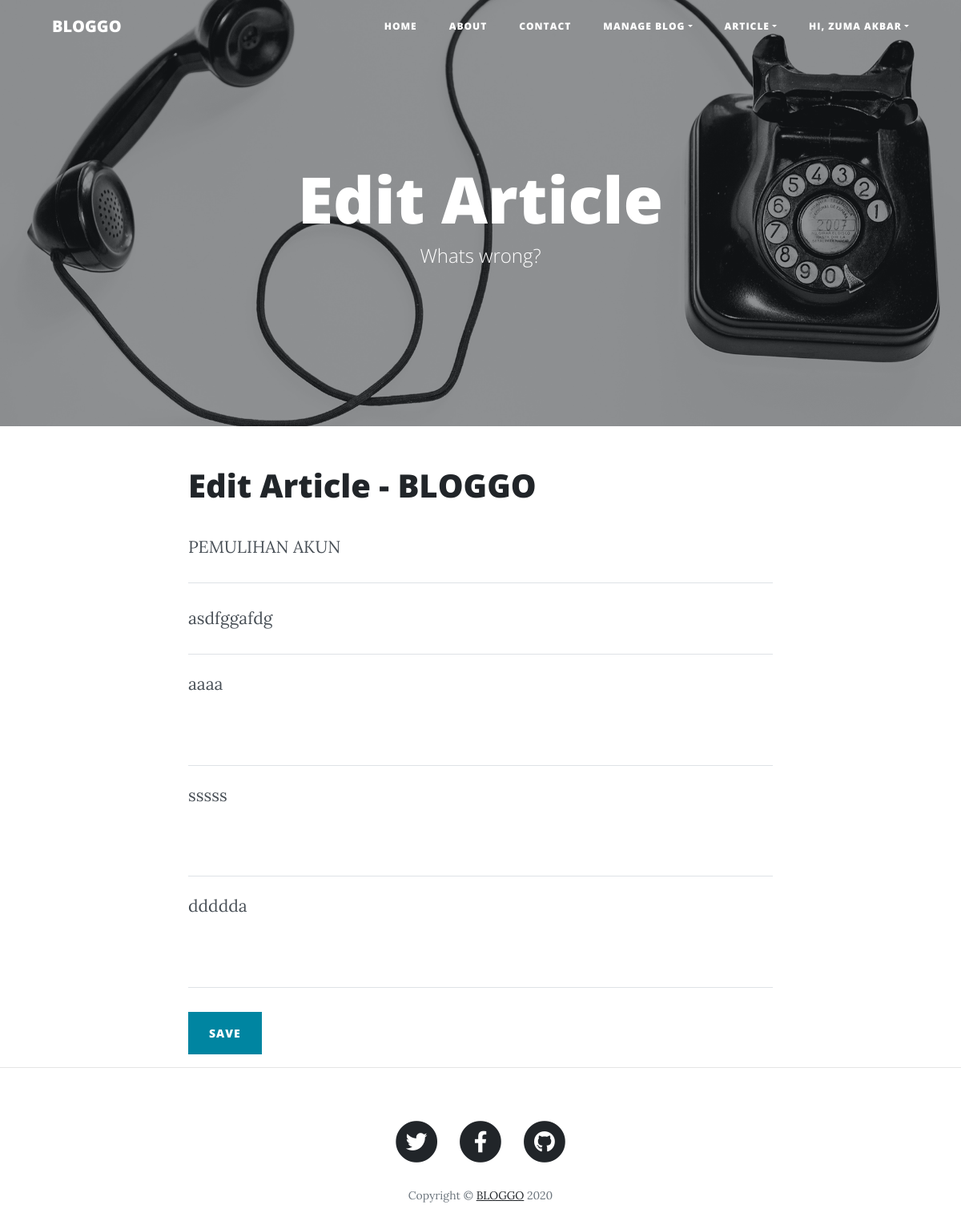
Screenshot of /edit-article.php?id=2 (signed in) with the database file from the repository.
### tables this page shows
CREATE TABLE `article` (
  `article_id` int(11) NOT NULL COMMENT 'dont edit this field',
  `name` varchar(255) NOT NULL,
  `title` varchar(255) NOT NULL,
  `subtitle` varchar(255) NOT NULL,
  `date` varchar(225) NOT NULL,
  `newDate` varchar(225) NOT NULL,
  `status` varchar(225) NOT NULL
);

CREATE TABLE `article_details` (
  `article_id` int(11) NOT NULL COMMENT 'dont edit this field',
  `title` varchar(255) NOT NULL,
  `content1` varchar(255) NOT NULL,
  `content2` varchar(255) NOT NULL,
  `content3` varchar(255) NOT NULL
);

### edit-article.php (the view, shortened to what this page needs)
<?php
include 'database.php';
if(!isset($_GET['id']))
{
    header("Location: manage-article.php");
}else{
    $name = $_SESSION['name'];
    $article_id = $_GET['id'];
}
?>
<!DOCTYPE html>
<html lang="en">
<head>
  <?php include 'include/head.php' ?>
</head>
<body>
    <?php include 'include/navbar.php' ?>
  <header class="masthead" style="background-image: url('img/contact-bg.jpg')">
    <div class="overlay"></div>
    <div class="container">
      <div class="row">
        <div class="col-lg-8 col-md-10 mx-auto">
          <div class="page-heading">
            <h1>Edit Article</h1>
            <span class="subheading">Whats wrong?</span>
          </div>
        </div>
      </div>
    </div>
  </header>
  <div class="container">
    <div class="row">
      <div class="col-lg-8 col-md-10 mx-auto">
        <h1>Edit Article - <b>BLOGGO</b></h1>
        <form name="sentMessage" id="contactForm" method="post" action="" novalidate>
        <?php
            $getVal = mysqli_query($connect, "SELECT * FROM article WHERE name='$name' AND article_id='$article_id'");
            while($d = mysqli_fetch_array($getVal)) :
                $title = $d['title'];
                $getDet = mysqli_query($connect, "SELECT * FROM article_details WHERE title='$title'");
                while($a = mysqli_fetch_array($getDet)) :
        ?>
          <div class="control-group">
            <div class="form-group floating-label-form-group controls">
              <input type="text" maxlength="25" class="form-control" placeholder="Title" name="title" id="username" required data-validation-required-message="Please enter a title." value="<?= $d['title'] ?>">
            </div>
          </div>
          <div class="control-group">
            <div class="form-group floating-label-form-group controls">
              <input type="text" maxlength="25" class="form-control" placeholder="Subtitle" name="subtitle" id="username" required data-validation-required-message="Please enter a subtitle." value="<?= $d['subtitle'] ?>">
            </div>
          </div>
          <div class="control-group">
            <div class="form-group floating-label-form-group controls">
              <textarea rows="3" type="text" maxlength="255" class="form-control" placeholder="Content" name="content1" id="content" required data-validation-required-message="Please enter a content."><?= $a['content1'] ?></textarea>
            </div>
          </div>
          <div class="control-group">
            <div class="form-group floating-label-form-group controls">
              <textarea rows="3" type="text" maxlength="255" class="form-control" placeholder="Content" name="content2" id="content" data-validation-required-message="Please enter a content."><?= $a['content2'] ?></textarea>
            </div>
          </div>
          <div class="control-group">
            <div class="form-group floating-label-form-group controls">
              <textarea rows="3" type="text" maxlength="255" class="form-control" placeholder="Content" name="content3" id="content" data-validation-required-message="Please enter a content."><?= $a['content3'] ?></textarea>
            </div>
          </div>
          <br>
          <button type="submit" name="save" class="btn btn-primary" id="sendMessageButton">Save</button>
          <?php
        endwhile;
        endwhile;
          ?>
        </form>
      </div>
    </div>
  </div>
  <hr>
  <?php include 'include/footer.php' ?>
</body>
</html>

### rows the page displays
article: title "PEMULIHAN AKUN", subtitle "asdfggafdg"
article_details: content1 "aaaa", content2 "sssss", content3 "ddddda"

### other values shown
$_SESSION['name'] "ZUMA AKBAR"
